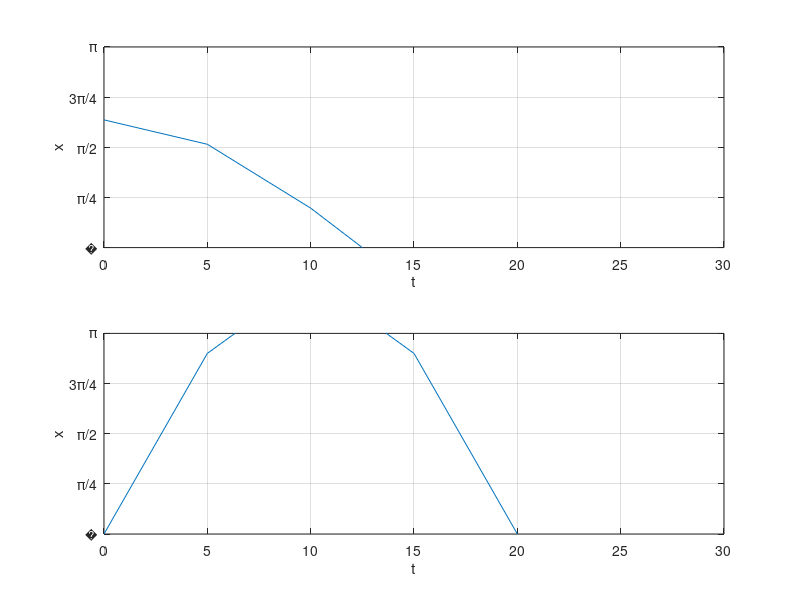

Source code (MATLAB):

t=0:5:30;
x1=2*cos(0.04*pi*t);
x2=4*sin(0.05*pi*t);
subplot(2,1,1),plot(t,x1);
xlabel('t');
ylabel('x');
set(gca,'xlim',[0 30]);
set(gca,'ylim',[0 pi]);
set(gca,'xtick',[0 1 2 3 4 5 6]*5);
set(gca,'ytick',[0 0.25 0.5 0.75 1]*pi);
set(gca,'yticklabel',[{0} {'\pi/4'} {'\pi/2'} {'3\pi/4'} {'\pi'}]);
grid('on');

subplot(2,1,2),plot(t,x2);
xlabel('t');
ylabel('x');
set(gca,'xlim',[0 30]);
set(gca,'ylim',[0 pi]);
set(gca,'xtick',[0 1 2 3 4 5 6]*5);
set(gca,'ytick',[0 0.25 0.5 0.75 1]*pi);
set(gca,'yticklabel',[{0} {'\pi/4'} {'\pi/2'} {'3\pi/4'} {'\pi'}]);
grid('on');